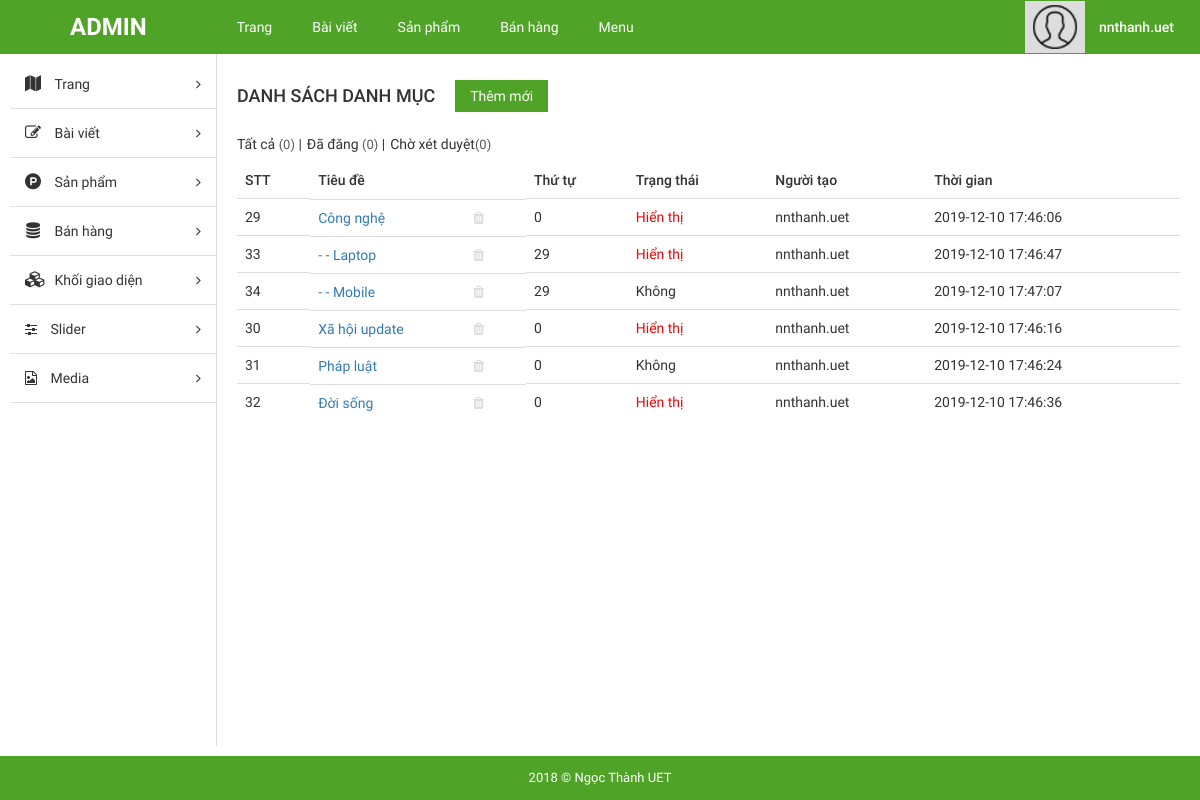
The page /admin/index.php?mod=post&action=listpostcat (signed in) on the database its author committed.
### tables this page shows
CREATE TABLE `post_cat` (
  `cat_id` int(10) NOT NULL,
  `title` varchar(255) NOT NULL,
  `parrent_id` int(10) NOT NULL,
  `slug` varchar(50) NOT NULL,
  `ccreated_at` varchar(20) NOT NULL,
  `ccreated_time` timestamp NOT NULL DEFAULT current_timestamp(),
  `status` enum('0','1') NOT NULL
);

### admin/libraries/database.php (called while the page is built, shortened)
<?php
function db_query($query_string) {
    global $conn;
    $result = mysqli_query($conn, $query_string);
    return $result;
}
function db_fetch_array($query_string) {
    $result = array();
    $mysqli_result = db_query($query_string);
    while ($row = mysqli_fetch_assoc($mysqli_result)) {
        $result[] = $row;
    }
    return $result;
}

### admin/modules/post/models/indexModel.php (called while the page is built, shortened)
<?php
    function getListCat()
    {
        return db_fetch_array("SELECT * FROM post_cat ");
    }
?>

### admin/modules/post/controllers/indexController.php (called while the page is built, shortened)
<?php
    function listpostcatAction()
    {
        $data["listpostcat"] = getListCat();
        load_view("listpostcat", $data);
    }
?>

### admin/core/router.php (called while the page is built, shortened)
<?php
$action_name = get_action().'Action';
call_function(array('construct', $action_name));

### admin/core/appload.php (called while the page is built, shortened)
<?php
require CONFIGPATH . DIRECTORY_SEPARATOR . 'database.php';
require LIBPATH . DIRECTORY_SEPARATOR . 'database.php';
require COREPATH . DIRECTORY_SEPARATOR . 'base.php';
require COREPATH . DIRECTORY_SEPARATOR . 'router.php';

### admin/index.php (called while the page is built, shortened)
<?php
require COREPATH.DIRECTORY_SEPARATOR.'appload.php';

### admin/modules/post/views/listpostcatView.php (the view, shortened to what this page needs)
<?php
    function dequy2($listPostCat, $parrent_id = 0, $char = '')
    {
        foreach($listPostCat as $key => $item)
        {
            if($item["parrent_id"] == $parrent_id)
            {
                echo "<tr id ='item-{$item["cat_id"]}'><td><span class='tbody-text'>{$item["cat_id"]}</h3></span> </td>
                <td class='clearfix'>
                    <div class='tb-title fl-left'>
                        <a href='?mod=post&action=updatecat&catid={$item["cat_id"]}' title=''>";
                echo $char.$item["title"];
                echo "</a>
                </div>
                <ul class='list-operation fl-right'>
                    <li><p title='Xóa' class='delete' item='{$item["cat_id"]}'><i class='fa fa-trash' aria-hidden='true'></i></p></li>
                </ul>
            </td>";
                echo "<td><span class='tbody-text'>{$item["parrent_id"]}</span></td>";
                echo "<td><span class='tbody-text";
                echo $item["status"] == 1?" active": " hiden";
                echo " status' ul='?mod=post&action=catstatus' pid='{$item["cat_id"]}'>";
                echo $item["status"] == 1 ? 'Hiển thị' : 'Không' ;
                echo "</span></td>
                <td><span class='tbody-text'>{$item["ccreated_at"]}</span></td>
                <td><span class='tbody-text'>{$item["ccreated_time"]}</span></td>";
            echo "</tr>";
                unset($listPostCat[$key]);
                dequy2($listPostCat, $item["cat_id"], $char.'- - ');
            }
        }
    }
?>
<div id="main-content-wp" class="list-cat-page">
    <div class="wrap clearfix">
        <div id="content" class="fl-right">
            <div class="section" id="title-page">
                <div class="clearfix">
                    <h3 id="index" class="fl-left">Danh sách danh mục</h3>
                    <a href="?mod=post&action=addpostcat" title="" id="add-new" class="fl-left">Thêm mới</a>
                </div>
            </div>
            <div class="section" id="detail-page">
                <div class="section-detail">
                <div class="filter-wp clearfix">
                        <ul class="post-status fl-left">
                            <li class="all"><span href="">Tất cả <span class="count">(0)</span></span> |</li>
                            <li class="publish"><span href="">Đã đăng <span class="count">(0)</span></span> |</li>
                            <li class="pending"><span href="">Chờ xét duyệt<span class="count">(0)</span></span></li>
                        </ul>
                    </div>
                    <div class="table-responsive">
                        <table class="table list-table-wp">
                            <thead>
                                <tr>
                                    <td><span class="thead-text">STT</span></td>
                                    <td><span class="thead-text">Tiêu đề</span></td>
                                    <td><span class="thead-text">Thứ tự</span></td>
                                    <td><span class="thead-text">Trạng thái</span></td>
                                    <td><span class="thead-text">Người tạo</span></td>
                                    <td><span class="thead-text">Thời gian</span></td>
                                </tr>
                            </thead>
                            <tbody>
                                <?php dequy2($listpostcat) ?>
                            </tbody>
                        </table>
                    </div>
                </div>
            </div>
        </div>
    </div>
</div>

### admin/core/base.php (shortened to what this page needs)
<?php
function get_module() {
    global $config;
    $module = isset($_GET['mod']) ? $_GET['mod'] : $config['default_module'];
    return $module;
}
function call_function($list_function = array()) {
    if (is_array($list_function)) {
        foreach ($list_function as $f) {
            if (function_exists($f())) {
                $f();
            }
        }
    }
}
function load_view($name, $data_send = array()) {
    $data = $data_send;
    $path = MODULESPATH . DIRECTORY_SEPARATOR . get_module() . DIRECTORY_SEPARATOR . 'views' . DIRECTORY_SEPARATOR . $name . 'View.php';
    if (file_exists($path)) {
        require $path;
    } else {
        echo "Không tìm thấy {$path}";
    }
}
function get_header($name = '') {
    global $data;
    if (empty($name)) {
        $name = 'header';
    } else {
        $name = "header-{$name}";
    }
    $path = LAYOUTPATH . DIRECTORY_SEPARATOR . $name . '.php';
    if (file_exists($path)) {
        if (is_array($data)) {
            foreach ($data as $key => $a) {
                $$key = $a;
            }
        }
        require $path;
    } else {
        echo "Không tìm thấy {$path}";
    }
}
function get_footer($name = '') {
    global $data;
    if (empty($name)) {
        $name = 'footer';
    } else {
        $name = "footer-{$name}";
    }
    $path = LAYOUTPATH . DIRECTORY_SEPARATOR . $name . '.php';
    if (file_exists($path)) {
        if (is_array($data)) {
            foreach ($data as $key => $a) {
                $$key = $a;
            }
        }
        require $path;
    } else {
        echo "Không tìm thấy {$path}";
    }
}
function get_sidebar($name = '') {
    global $data;
    if (empty($name)) {
        $name = 'sidebar';
    } else {
        $name = "sidebar-{$name}";
    }
    $path = LAYOUTPATH . DIRECTORY_SEPARATOR . $name . '.php';
    if (file_exists($path)) {
        if (is_array($data)) {
            foreach ($data as $key => $a) {
                $$key = $a;
            }
        }
        require $path;
    } else {
        echo "Không tìm thấy {$path}";
    }
}
?>

### admin/public/css/import/global.css (style rules this page uses)
body { font-family: "Roboto Regular"; font-size: 14px; line-height: 24px; color: #333; }
.fl-left { float: left; }
.fl-right { float: right; }
ul li { list-style: none!important; }

### admin/public/css/import/list_post.css (style rules this page uses)
#content { width: 82%; border-left: 1px solid #ddd; padding: 60px 20px; }
#add-new { display: inline-block; color: #fff; background: #4fa327; padding: 4px 15px; margin: 20px; }
#index { font-family: 'Roboto Medium'; font-weight: normal; text-transform: uppercase; font-size: 18px; padding: 24px 0px; }
.list-table-wp thead tr td { font-family: 'Roboto Medium'; font-weight: normal; }
.list-operation li { float: left; }
.list-operation li p { cursor: pointer; display: block; padding: 0px 5px; color: #ddd; }
.tb-title { width: 75%; display: -webkit-box; -webkit-line-clamp: 1; -moz-line-clamp: 1; -o-line-clamp: 1; -webkit-box-orient: vertical; -moz-box-orient: vertical; -o-box-orient: vertical; max-height: 100%; overflow: hidden; }
.list-operation { width: 25%; }
.filter-wp { margin-bottom: 5px; }
.post-status li { float: left; font-size: 14px; margin-right: 5px; }
.post-status li .count { color: #555d66; font-size: 13px; display: inline-block; }
.status, .pstatus { cursor: pointer; }
.active { color: red; }
.all, .publish, .pending { cursor: pointer; }

### admin/public/css/import/add_cat.css (style rules this page uses)
.status { cursor: pointer; }

### admin/public/css/import/detail_order.css (style rules this page uses)
.table { margin-bottom: 0!important; }

### rows shown on the page
post_cat: status "1" (drawn), cat_id "29", title "Công nghệ", parrent "0", ccreated_at "nnthanh.uet", ccreated_time "2019-12-10 17:46:06"
post_cat: cat_id "33", char "- -", title "Laptop", parrent "29", status "Hiển thị", ccreated_at "nnthanh.uet", ccreated_time "2019-12-10 17:46:47"
post_cat: cat_id "34", char "- -", title "Mobile", parrent "29", status "Không", ccreated_at "nnthanh.uet", ccreated_time "2019-12-10 17:47:07"
post_cat: cat_id "30", title "Xã hội update", parrent "0", status "Hiển thị", ccreated_at "nnthanh.uet", ccreated_time "2019-12-10 17:46:16"
post_cat: cat_id "31", title "Pháp luật", parrent "0", status "Không", ccreated_at "nnthanh.uet", ccreated_time "2019-12-10 17:46:24"
post_cat: cat_id "32", title "Đời sống", parrent "0", status "Hiển thị", ccreated_at "nnthanh.uet", ccreated_time "2019-12-10 17:46:36"
